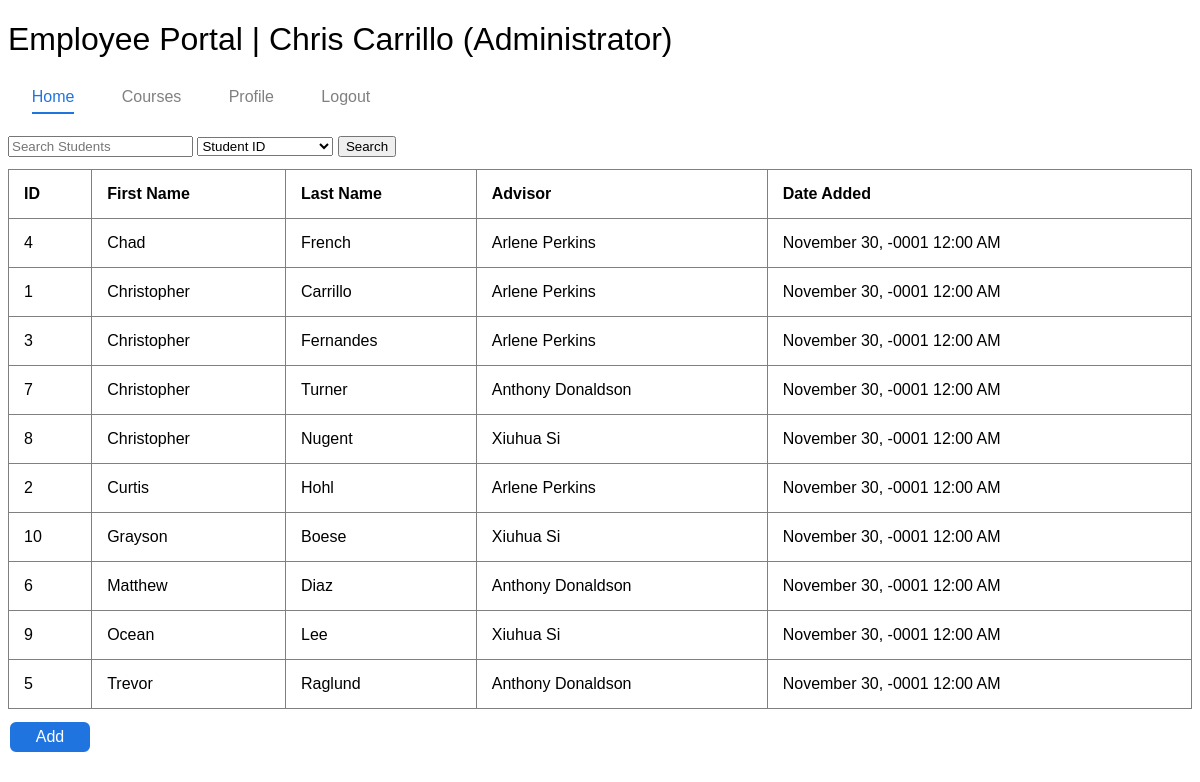
Page / (signed in) on the committed database.
### tables this page shows
CREATE TABLE IF NOT EXISTS
	Student
    (
		StudentID int NOT NULL AUTO_INCREMENT,
        StudentFirstName varchar(50) NOT NULL,
        StudentLastName varchar(50) NOT NULL,
        AdvisorID int NOT NULL,
        StudentDateAdded timestamp NOT NULL,
        CONSTRAINT Student_PK PRIMARY KEY (StudentID),
        CONSTRAINT StudentAdvisorID_FK FOREIGN KEY (AdvisorID) REFERENCES Advisor(AdvisorID)
    );

CREATE TABLE IF NOT EXISTS
	Employee
	(
		EmployeeID int NOT NULL AUTO_INCREMENT,
        EmployeeFirstName varchar(50) NOT NULL,
        EmployeeLastName varchar(50) NOT NULL,
        EmployeeUsername varchar(30) NOT NULL,
        EmployeePassword varchar(30) NOT NULL,
        EmployeeType int(1) NOT NULL,
        EmployeeDateAdded timestamp NOT NULL,
        CONSTRAINT Employee_PK PRIMARY KEY (EmployeeID),
        CONSTRAINT UC_Username UNIQUE (EmployeeUsername)
	);

### php/functions.php (the view, shortened to what this page needs)
<?php
    function getEmployeeType() {
        if ($_SESSION["type"] == 0) {
            return "Administrator";
        } else if ($_SESSION["type"] == 1) {
            return "Advisor";
        } else {
            return "Teacher";
        }
    }
    function viewStudents($search=FALSE, $type="Student.StudentFirstName", $searchText="") {
        if ($_SESSION["type"] == 0) {
            $sql = "SELECT
                        Student.StudentID,
                        Student.StudentFirstName,
                        Student.StudentLastName,
                        Student.AdvisorID,
                        Student.StudentDateAdded,
                        Employee.EmployeeFirstName,
                        Employee.EmployeeLastName
                    FROM
                        Student
                    INNER JOIN
                        Employee
                    ON
                        Student.AdvisorID = Employee.EmployeeID
                    AND
                        $type LIKE '%$searchText%'
                    ORDER BY $type";
        } else if ($_SESSION["type"] == 1) {
            $sql = "SELECT
                        Student.StudentID,
                        Student.StudentFirstName,
                        Student.StudentLastName,
                        Student.AdvisorID,
                        Student.StudentDateAdded,
                        Employee.EmployeeFirstName,
                        Employee.EmployeeLastName
                    FROM
                        Student
                    INNER JOIN
                        Employee
                    ON
                        Student.AdvisorID = Employee.EmployeeID
                    WHERE
                        Student.AdvisorID = '" . $_SESSION["id"] . "'
                    AND
                        $type LIKE '%$searchText%'
                    ORDER BY $type";
        }
            if (!($stmt = $GLOBALS['db']->prepare($sql))) {
                print "Prepare failed: (" . $GLOBALS['db']->errno . ")" . $GLOBALS['db']->error;
            }
            if (!$stmt->execute()){
                print "Execute failed: (" . $stmt->errno .")" . $stmt->error;
            }
            $result = $stmt->get_result();
    ?>
            <table>
                <tr>
                    <th>ID</th>
                    <th>First Name</th>
                    <th>Last Name</th>
                    <th>Advisor</th>
                    <th>Date Added</th>
                </tr>
    <?php
            while ($row = $result->fetch_assoc()) {
    ?>
                <tr class="studentRow" data-href="student/index.php?id=<?= $row["StudentID"] ?>&firstName=<?= $row["StudentFirstName"] ?>&lastName=<?= $row["StudentLastName"] ?>&advisor=<?= $row["AdvisorID"] ?>" title="Edit Student (<?= $row["StudentFirstName"] . " " . $row["StudentLastName"] ?>)">
                    <td><?= $row["StudentID"] ?></td>
                    <td><?= $row["StudentFirstName"] ?></td>
                    <td><?= $row["StudentLastName"] ?></td>
                    <td><?= $row["EmployeeFirstName"] . " " . $row["EmployeeLastName"] ?></td>
                    <td>
    <?php
                        print date_format(date_create($row["StudentDateAdded"]), 'F j, Y g:i A');
    ?>
                    </td>
                </tr>
    <?php
            }
    ?>
            </table>
    <?php
    }
?>

### index.php (shortened to what this page needs)
<!DOCTYPE html>
<html>
<head>
    <link rel="stylesheet" type="text/css" href="styles/style.css" />
</head>
<body>
<?php include "php/functions.php"; ?>
<div id="home">
    <header>
        <h1>Employee Portal | <?php print $_SESSION["firstName"] . " " . $_SESSION["lastName"] . " (" . getEmployeeType() . ")"; ?></h1>
        <nav>
            <a href="" class="currentPage">Home</a>
            <a href="courses/">Courses</a>
            <a href="profile/">Profile</a>
            <a href="logout.php">Logout</a>
        </nav>
    </header>
    <div id="content" class="clear">
        <form action="" method="POST" id="searchForm">
            <input type="text" name="searchText" id="searchText" placeholder="Search Students" autofocus />
            <select name="type">
                <option value="Student.StudentID">Student ID</option>
            </select>
            <input type="submit" name="search" id="search" value="Search" />
        </form>
        <?php
            if (isset($_POST["search"])) {
                viewStudents(TRUE, $_POST["type"], $_POST["searchText"]);
            } else {
                viewStudents();
            }
            if ($_SESSION["type"] != 2) {
        ?>
        <a href="createStudent">Add</a>
        <?php
            }
        ?>
    </div>
</div>
</body>
</html>

### styles/style.css (style rules this page uses)
body { font-family: "Helvetica", "Verdana", "Arial", sans-serif; }
.clear { clear: both; }
.currentPage, .currentPage:hover { color: #2074E0; border-bottom: 2px solid #2074E0; }
h1, h2 { font-weight: normal; }
header nav { display: block; width: 100%; height: 30px; margin: 2% 0%; }
header nav a { display: block; float: left; height: 100%; line-height: 30px; text-align: center; text-decoration: none; color: #808080; margin: 0% 2%; }
#content table { border-collapse: collapse; width: 100%; margin: 1% 0%; }
#content table, td, th { border: 1px solid #808080; text-align: left; }
#content th, td { padding: 15px; }
#content a { display: block; width: 80px; height: 30px; line-height: 30px; text-align: center; color: #FFFFFF; background-color: #2074E0; border: 2px solid #FFFFFF; border-radius: 8px; text-decoration: none; transition: all 0.4s; }
.studentRow, .courseRow { cursor: pointer; }

### rows in the picture
student: StudentID "4", StudentFirstName "Chad", StudentLastName "French", employee.EmployeeFirstName "Arlene", employee.EmployeeLastName "Perkins", StudentDateAdded "November 30, -0001 12:00 AM"
student: StudentID "1", StudentFirstName "Christopher", StudentLastName "Carrillo", employee.EmployeeFirstName "Arlene", employee.EmployeeLastName "Perkins", StudentDateAdded "November 30, -0001 12:00 AM"
student: StudentID "3", StudentFirstName "Christopher", StudentLastName "Fernandes", employee.EmployeeFirstName "Arlene", employee.EmployeeLastName "Perkins", StudentDateAdded "November 30, -0001 12:00 AM"
student: StudentID "7", StudentFirstName "Christopher", StudentLastName "Turner", employee.EmployeeFirstName "Anthony", employee.EmployeeLastName "Donaldson", StudentDateAdded "November 30, -0001 12:00 AM"
student: StudentID "8", StudentFirstName "Christopher", StudentLastName "Nugent", employee.EmployeeFirstName "Xiuhua", employee.EmployeeLastName "Si", StudentDateAdded "November 30, -0001 12:00 AM"
student: StudentID "2", StudentFirstName "Curtis", StudentLastName "Hohl", employee.EmployeeFirstName "Arlene", employee.EmployeeLastName "Perkins", StudentDateAdded "November 30, -0001 12:00 AM"
student: StudentID "10", StudentFirstName "Grayson", StudentLastName "Boese", employee.EmployeeFirstName "Xiuhua", employee.EmployeeLastName "Si", StudentDateAdded "November 30, -0001 12:00 AM"
student: StudentID "6", StudentFirstName "Matthew", StudentLastName "Diaz", employee.EmployeeFirstName "Anthony", employee.EmployeeLastName "Donaldson", StudentDateAdded "November 30, -0001 12:00 AM"
student: StudentID "9", StudentFirstName "Ocean", StudentLastName "Lee", employee.EmployeeFirstName "Xiuhua", employee.EmployeeLastName "Si", StudentDateAdded "November 30, -0001 12:00 AM"
student: StudentID "5", StudentFirstName "Trevor", StudentLastName "Raglund", employee.EmployeeFirstName "Anthony", employee.EmployeeLastName "Donaldson", StudentDateAdded "November 30, -0001 12:00 AM"

### other values in the picture
$_SESSION["firstName"] "Chris"
$_SESSION["lastName"] "Carrillo"
getEmployeeType() "Administrator"
